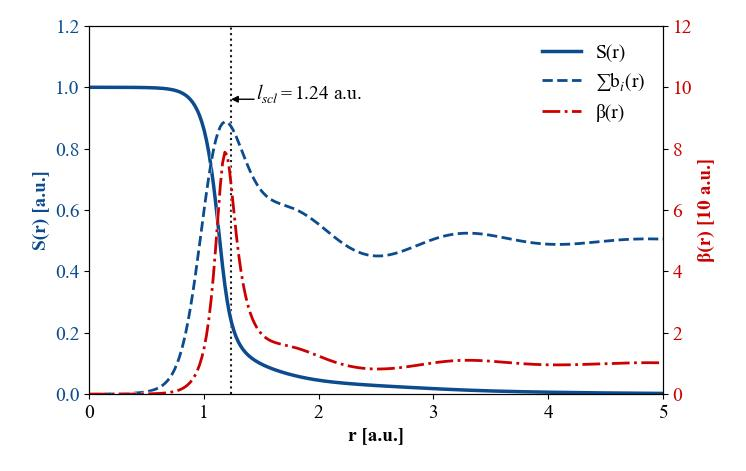

Source code (Python):
# At the top of your imports, add:
from matplotlib import rcParams
import matplotlib.pyplot as plt
import matplotlib.patheffects as patheffects
import numpy as np

# Set up Times New Roman font
plt.rcParams['font.family'] = 'serif'
plt.rcParams['font.serif'] = 'Times New Roman'
plt.rcParams['mathtext.fontset'] = 'custom'
plt.rcParams['mathtext.rm'] = 'Times New Roman'
plt.rcParams['mathtext.it'] = 'Times New Roman:italic'
plt.rcParams['mathtext.bf'] = 'Times New Roman:bold'

# Parameters
r = np.linspace(0, 20, 1000)  # Range of r values

def b_func(r,
           r_peak=1,
           b_inf=0.5,
           A=0.9,
           sigma=0.35,
           B=-0.2,
           k=0.9,
           omega=4,
           slope=9):
    """
    Function that stays near 0 before r_peak,
    rises steeply (adjustable slope),
    then decays with oscillations to b_inf.
    """
    # Smooth step (logistic) instead of Heaviside → avoids sharp jump
    smooth_step = 1 / (1 + np.exp(-slope * (r - r_peak)))

    peak_term = A * np.exp(-((r - r_peak)/sigma)**2)  # Gaussian peak
    decay_term = B * np.exp(-k*(r - r_peak)) * np.cos(omega*(r - r_peak))  # damped oscillations

    return smooth_step * (b_inf + peak_term + decay_term)


# Define the disruption factors b_i as a function of r
def get_b_values(r):
    return b_func(r)


# Calculate β(r) = b(r)/(1 - b(r))  (vectorized)
def calculate_beta(b_values):
    safe_b = np.where(b_values >= 1, 0.99999, b_values)
    return safe_b / (1 - safe_b)


# Calculate S(r) = exp(-∫β(r)dr)
def calculate_survival(r, b_values):
    beta = calculate_beta(b_values)
    integral = np.cumsum(beta) * (r[1] - r[0])  # trapezoidal could be better
    return np.exp(-integral), beta


# Calculate values
b_values = get_b_values(r)
S_r, beta_values = calculate_survival(r, b_values)

# Define colors
S_COLOR = '#0c4b8e'  # Darker blue
B_COLOR = '#cc0000'  # red

# Create the plot
fig, ax1 = plt.subplots(figsize=(6, 4))
fig.subplots_adjust(left=0.1, right=0.9, top=0.9, bottom=0.15)  # Add padding
ax1.tick_params(axis='both', which='major', labelsize=14)

# Plot S(r) on primary y-axis
ax1.set_xlabel('r [a.u.]', fontsize=14, fontweight='bold')
ax1.set_ylabel('S(r) [a.u.]', color=S_COLOR, fontsize=14, fontweight='bold')

# Plot S(r) and b(r) lines
ax1.plot(r, S_r, color=S_COLOR, linewidth=2.5, linestyle='-',
         path_effects=[patheffects.withStroke(linewidth=3.5, foreground='white', alpha=0.7)],
         label='S(r)')
ax1.plot(r, b_values, color=S_COLOR, linewidth=2, linestyle='--',  # Changed to S_COLOR
         path_effects=[patheffects.withStroke(linewidth=3, foreground='white', alpha=0.7)],
         label='$\sum$b$_i$(r)')
ax1.tick_params(axis='y', labelcolor=S_COLOR)

# Set y-limits to show the 10x relationship
s_max = 1.2
ax1.set_ylim(0, s_max)
ax1.set_xlim(0, 5)
# ax1.grid(True, linestyle=':', alpha=0.3, zorder=0)

# Create second y-axis for β(r)
ax2 = ax1.twinx()
ax2.tick_params(axis='both', which='major', labelsize=14)
ax2.set_ylabel('β(r) [10 a.u.]', color=B_COLOR, fontsize=14, fontweight='bold')
ax2.plot(r, beta_values, color=B_COLOR, linewidth=2, linestyle='-.',
         path_effects=[patheffects.withStroke(linewidth=3, foreground='white', alpha=0.7)],
         label='β(r)')
ax2.tick_params(axis='y', labelcolor=B_COLOR)
ax2.set_ylim(0, 12)  # 10x of s_max

# Add legend with better visibility
lines1, labels1 = ax1.get_legend_handles_labels()
lines2, labels2 = ax2.get_legend_handles_labels()
# Update the legend to remove the box and use the same color for S(r) and b(r)
legend = ax1.legend(lines1 + lines2, labels1 + labels2, 
                   loc='upper right', 
                   fontsize=14,
                   frameon=False)  # This removes the box
legend.get_frame().set_alpha(0.9)

plt.tight_layout()

# Calculate the area under S(r) to find l_scl
l_scl = np.trapz(S_r, r)  # Numerical integration using trapezoidal rule

# Find the index where r first exceeds l_scl
l_scl_idx = np.argmax(r >= l_scl)

if l_scl_idx > 0:
    # Add vertical line
    ax1.axvline(x=l_scl, color='black', linestyle=':', alpha=0.9, 
                linewidth=1.5, zorder=0)
    
    # Position the label inside the plot at 80% of the y-range
    y_pos = 0.8 * (ax1.get_ylim()[1] - ax1.get_ylim()[0]) + ax1.get_ylim()[0]
    
    # Add text inside the plot
    text = ax1.text(l_scl + 0.22, y_pos,  # Position inside plot
                   f'$l_{{\\mathit{{scl}}}} = {l_scl:.2f}$ a.u.',
                   color='black', 
                   fontsize=14,  # Slightly smaller font
                   fontfamily='Times New Roman',
                   bbox=dict(facecolor='white', alpha=0.8, edgecolor='none', pad=2),
                   zorder=10)
    
    # Add arrow from text to line
    ax1.annotate('', 
                xy=(l_scl, y_pos+0.001),  # Point to the line
                xytext=(l_scl + 0.2, y_pos+0.001),  # Start from text
                arrowprops=dict(facecolor='black', 
                              arrowstyle='-|>', 
                              linewidth=1,
                              shrinkA=0, 
                              shrinkB=0),
                zorder=10)

plt.show()
